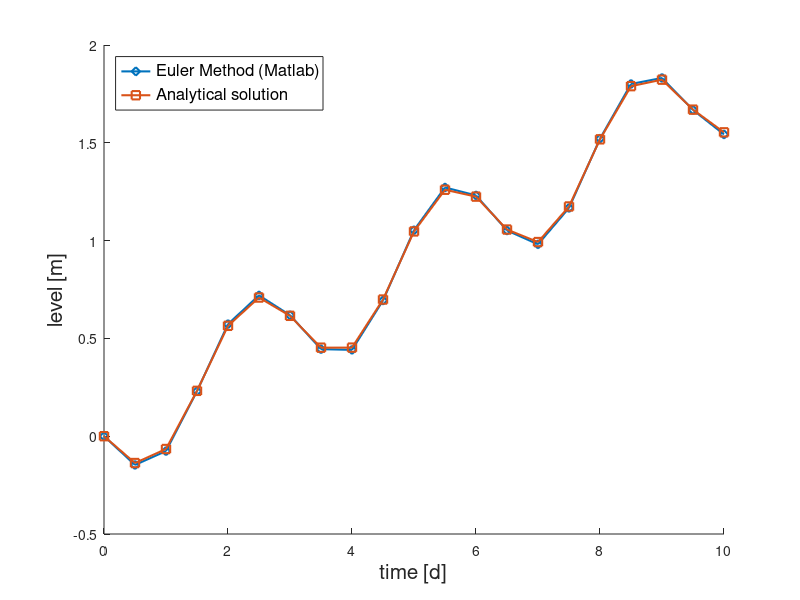
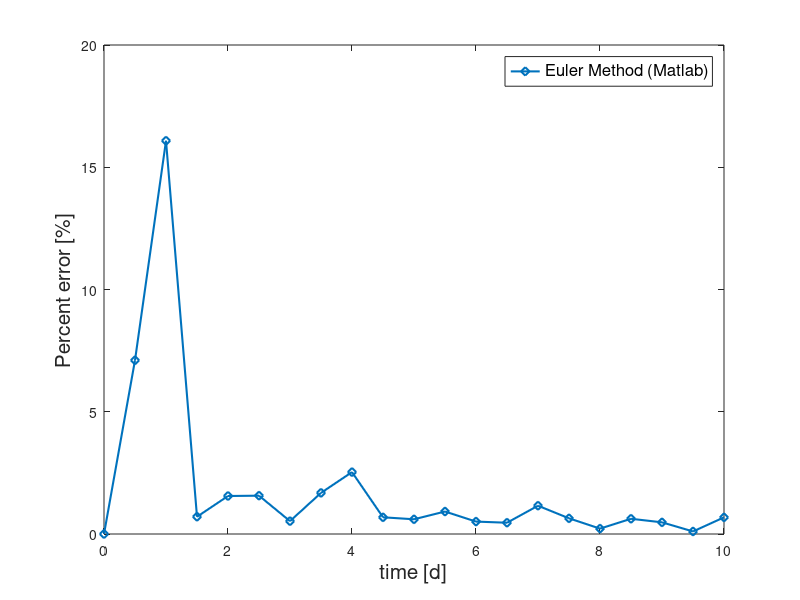

The MATLAB source for these figures, in order: (Note: this script raises an error after producing the figures.)

%{
    Problem 1.9 : Euler Method Practice

    Euler method: f(t+dt) = f(t) + f'(t)*dt
    Modified Euler Method: f(t+dt) = f(t) + f'(t+dt/2)*dt
    
    differential equation
            dy/dt = Q/A*(3*sin^2(t)-1)
    -> y(t+dt) = y(t) + Q/A*(3*sin^2(t+dt/2)-1)*dt ; Modified Euler Method
                                                   
    analytical solution: y = Q/A * (t/2 - 3/4 * sin(2*t))
%}

clc ; clear ; close all

%% Euler method Process

% define parameters
Q = 450  ; % m^3/d
A = 1250 ; % m^2

% define time and time step
t_i = 0.0; t_f = 10.0 ;
NTS = 21 ;                   % the number of timestep
t = linspace(t_i, t_f, NTS) ;
dt = (t_f - t_i) / (NTS - 1) ;
y = zeros(1, NTS) ; 

% Euler method by MATLAB
idx = 1 ;
for i = t
    if  i == t_i
        y(idx) = 0;
    end
    ROC(idx) = Q/A * (3*sin(i+0.25)^2 - 1) ; 
    y(idx + 1) = y(idx) +ROC(idx) * dt ;
    idx = idx + 1 ;
end

%% Analytical solution
Ana_sol = Q/A * (t./2 - 3/4 * sin(2.*t)) ;

%% Postprocessing
monitoring_matrix = [t ; ROC ; y(1:NTS) ; Ana_sol]  ;

Error_matrix = zeros(2, NTS) ;
Error_matrix(1, :) = abs((y(1:NTS) - Ana_sol)./Ana_sol * 100) ;
Error_matrix(:, 1) = 0 ;
%% Plotting

% Level
figure
hold on
plot(t, y(1:NTS), 'd-', 'DisplayName', 'Euler Method (Matlab)', ...
    'LineWidth', 1.5)

plot(t,  Q/A * (t./2 - 3/4 * sin(2.*t)), 's-', ...
    'DisplayName', 'Analytical solution', 'LineWidth', 1.5)
hold off

legend('FontSize', 12, 'Location', 'northwest')
xlabel('time [d]', 'Fontsize', 15)
ylabel('level [m]', 'Fontsize', 15)

% Percent Error
figure

plot(t, Error_matrix(1, :), 'd-', 'DisplayName', 'Euler Method (Matlab)', ...
    'LineWidth', 1.5)

legend('FontSize', 12, 'Location', 'northeast')
xlabel('time [d]', 'Fontsize', 15)
ylabel('Percent error [%]', 'Fontsize', 15)

% Superposition
figure
yyaxis left % Level
hold on
plot(t, y(1:NTS), 'd-', 'DisplayName', 'Euler Method (Matlab)', ...
    'LineWidth', 1.5)

plot(t,  Q/A * (t./2 - 3/4 * sin(2.*t)), 's-', ...
    'DisplayName', 'Analytical solution', 'LineWidth', 1.5)
hold off

ylabel('level [m]', 'Fontsize', 15)

yyaxis right % Percent Error

plot(t, Error_matrix(1, :), 'd-', 'DisplayName', 'Euler Method (Matlab)', ...
    'LineWidth', 1.5)

xlabel('time [d]', 'Fontsize', 15)
ylabel('Percent error [%]', 'Fontsize', 15)

legend('FontSize', 10, 'Location', 'best')
